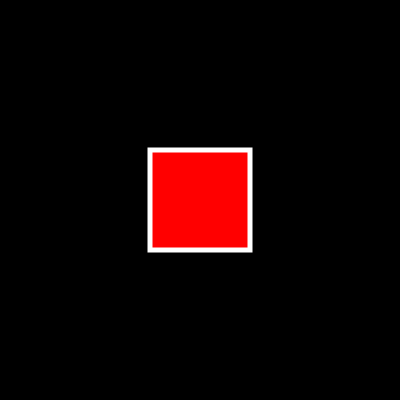
Frame 1 (no input)
Frame 60 (no input): identical to frame 1, image omitted
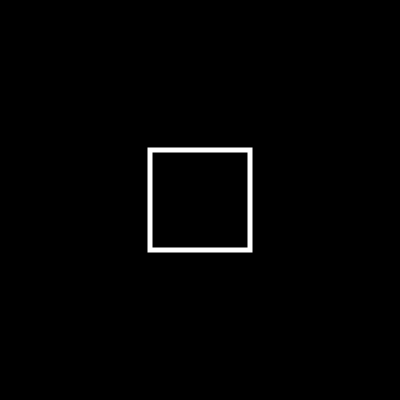
Frame 120 (the mouse pressed at the canvas centre since frame 60)

The p5.js sketch that drew these frames (run headless with seeded random() and noise() and a simulated clock; from frame 60 on, the mouse is pressed at the canvas centre):

// p5.js sketch
// ── sketch.js
// a sketch that shows how to detect intersections
// using conditionals and basic math 
let intersect = 0; // is there an intersection or not?

function setup() {
  //make the canvas
  createCanvas(400, 400);
}

function draw() {
  // fill the background
  background(0);
  stroke(255);
  strokeWeight(5);

  // look for the cursor position
  //if the cursor is within 50 pixels of center of the sketch on the x and y axes at the same time
  if (mouseX >= width / 2 - 50 && mouseX <= width / 2 + 50 && mouseY >= height / 2 - 50 && mouseY <= height / 2 + 50) {
    intersect = 1;
  } else {
    intersect = 0;
  }

  // change the fill color 
  if (intersect == 0) {
    fill(255, 0, 0);
  } else {
    noFill();
  }
  //draw the square
  rectMode(CENTER);
  rect(width / 2, height / 2, 100, 100);
}


// draw a red square with a white border in the center of the canvas, it's 100 pixels on a side
// if the cursor moves over the square, make the square invisible and leave the border. 


/*





*/
